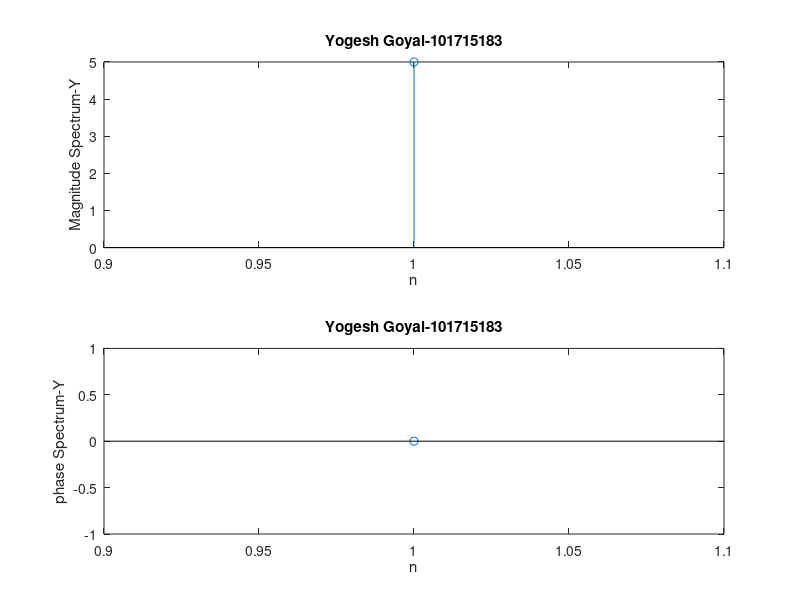

Reproduce this figure in MATLAB.
clc 
clear all
close all
x=input('enter the sequence');
N=length(x)
for k=1:N
    X(k)=0;
    for n=1:N
        X(k)=X(k)+x(n)*exp((-j*2*pi*(k-1)*(n-1)/N));
    end
end
X
mod=abs(X);
phase=angle(X);
subplot(2,1,1)
stem(mod);
title('Yogesh Goyal-101715183');
xlabel('n');
ylabel('Magnitude Spectrum-Y');
subplot(2,1,2)
stem(phase)
title('Yogesh Goyal-101715183');
xlabel('n');
ylabel('phase Spectrum-Y');
